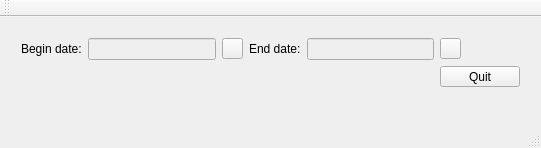
<?xml version="1.0" encoding="UTF-8"?>
<ui version="4.0">
 <class>MainWindow</class>
 <widget class="QMainWindow" name="MainWindow">
  <property name="geometry">
   <rect>
    <x>0</x>
    <y>0</y>
    <width>541</width>
    <height>148</height>
   </rect>
  </property>
  <property name="windowTitle">
   <string>MainWindow</string>
  </property>
  <widget class="QWidget" name="centralWidget">
   <widget class="QWidget" name="gridLayoutWidget">
    <property name="geometry">
     <rect>
      <x>10</x>
      <y>10</y>
      <width>521</width>
      <height>71</height>
     </rect>
    </property>
    <layout class="QGridLayout" name="gridLayout">
     <item row="0" column="1">
      <widget class="QLineEdit" name="_beginDateTime">
       <property name="enabled">
        <bool>false</bool>
       </property>
      </widget>
     </item>
     <item row="0" column="3">
      <widget class="QLabel" name="label_2">
       <property name="text">
        <string>End date:</string>
       </property>
      </widget>
     </item>
     <item row="0" column="0">
      <widget class="QLabel" name="label">
       <property name="text">
        <string>Begin date:</string>
       </property>
      </widget>
     </item>
     <item row="0" column="4">
      <widget class="QLineEdit" name="_endDateTime">
       <property name="enabled">
        <bool>false</bool>
       </property>
      </widget>
     </item>
     <item row="0" column="2">
      <widget class="QPushButton" name="pushButton_2">
       <property name="maximumSize">
        <size>
         <width>21</width>
         <height>21</height>
        </size>
       </property>
       <property name="text">
        <string/>
       </property>
       <property name="icon">
        <iconset resource="resources.qrc">
         <normaloff>:/arrow_dropdown</normaloff>:/arrow_dropdown</iconset>
       </property>
      </widget>
     </item>
     <item row="0" column="5">
      <widget class="QPushButton" name="pushButton_3">
       <property name="maximumSize">
        <size>
         <width>21</width>
         <height>21</height>
        </size>
       </property>
       <property name="text">
        <string/>
       </property>
       <property name="icon">
        <iconset resource="resources.qrc">
         <normaloff>:/arrow_dropdown</normaloff>:/arrow_dropdown</iconset>
       </property>
      </widget>
     </item>
     <item row="1" column="5">
      <widget class="QPushButton" name="pushButton">
       <property name="text">
        <string>Quit</string>
       </property>
      </widget>
     </item>
    </layout>
   </widget>
  </widget>
  <widget class="QMenuBar" name="menuBar">
   <property name="geometry">
    <rect>
     <x>0</x>
     <y>0</y>
     <width>541</width>
     <height>22</height>
    </rect>
   </property>
  </widget>
  <widget class="QToolBar" name="mainToolBar">
   <attribute name="toolBarArea">
    <enum>TopToolBarArea</enum>
   </attribute>
   <attribute name="toolBarBreak">
    <bool>false</bool>
   </attribute>
  </widget>
  <widget class="QStatusBar" name="statusBar"/>
 </widget>
 <layoutdefault spacing="6" margin="11"/>
 <resources>
  <include location="resources.qrc"/>
 </resources>
 <connections/>
</ui>
